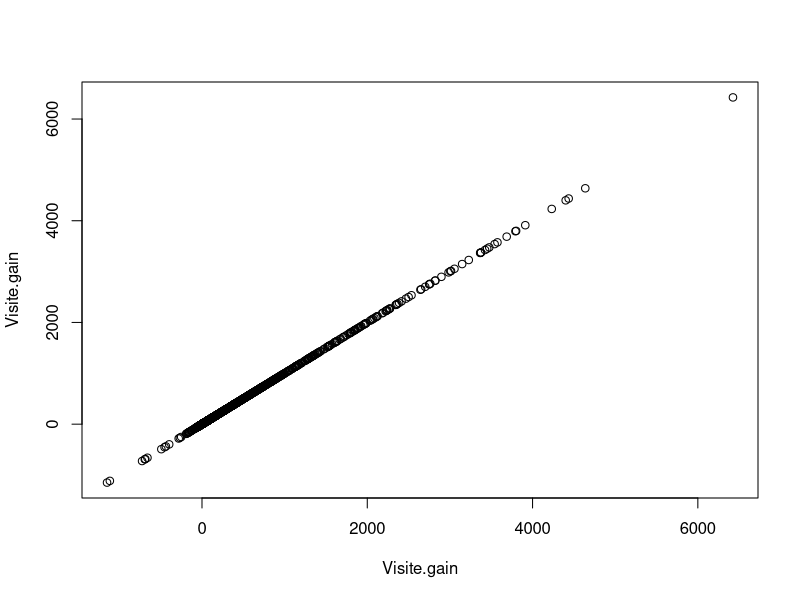
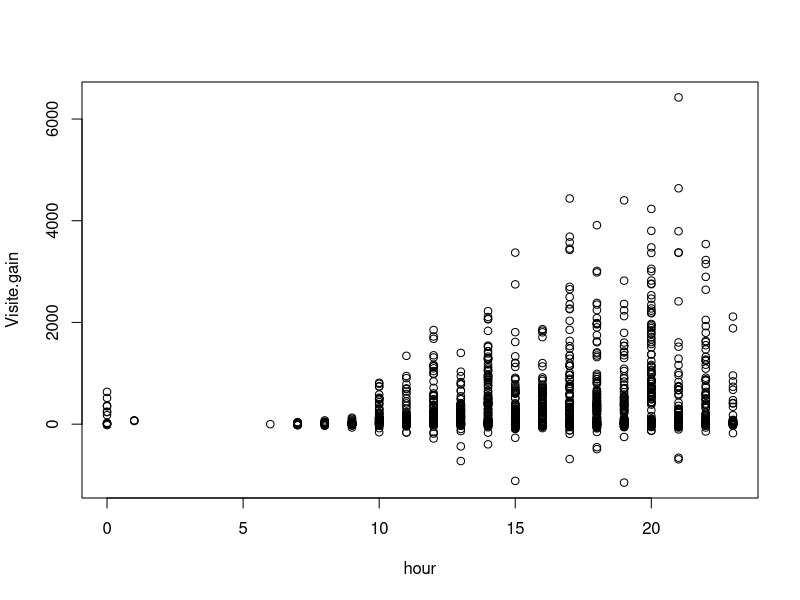
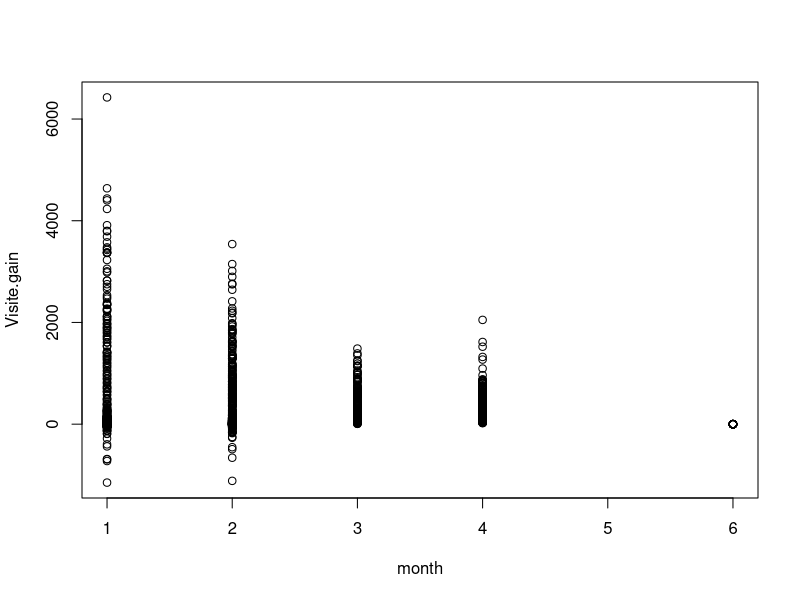
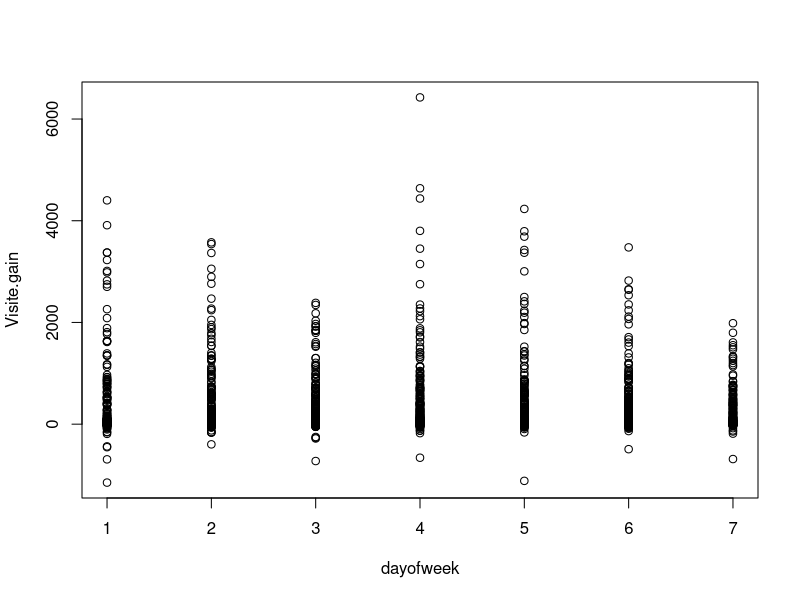
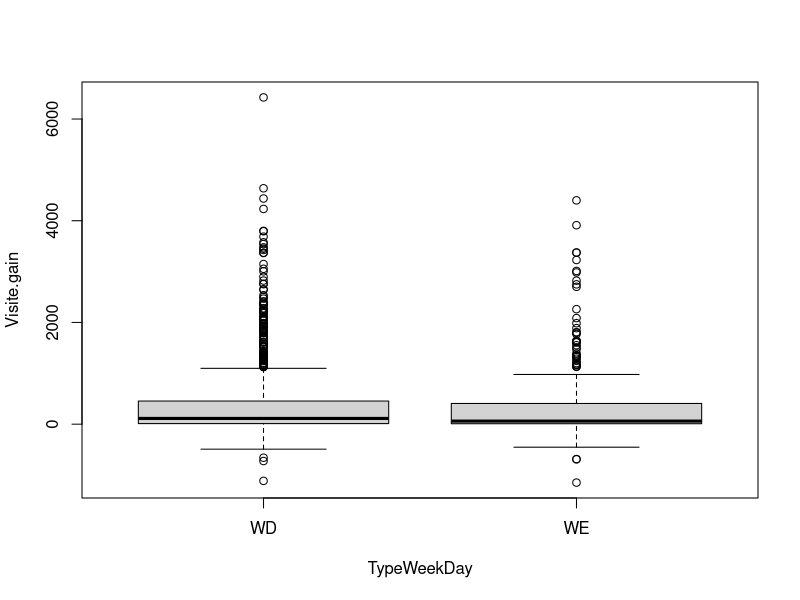
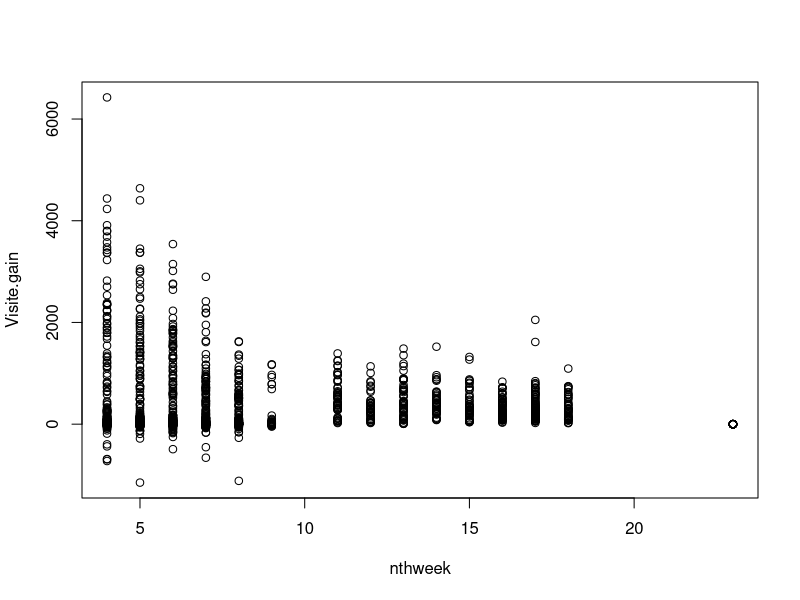
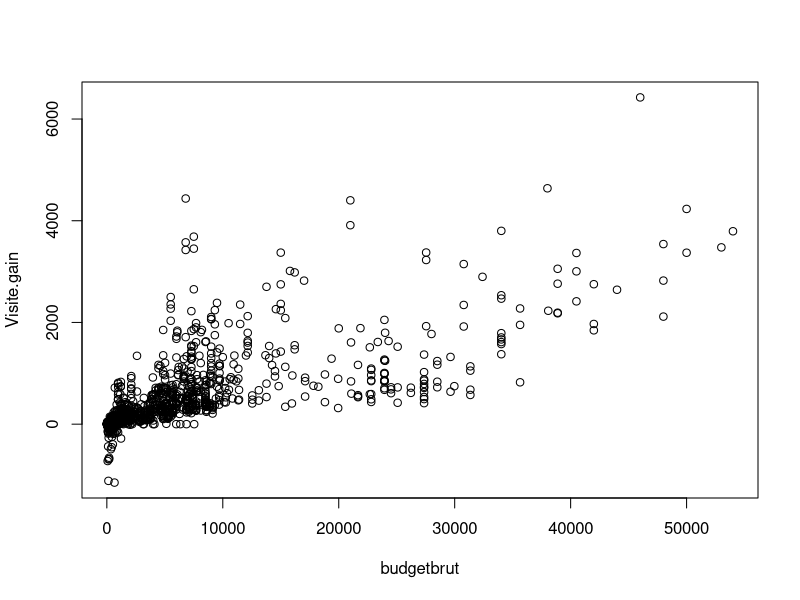
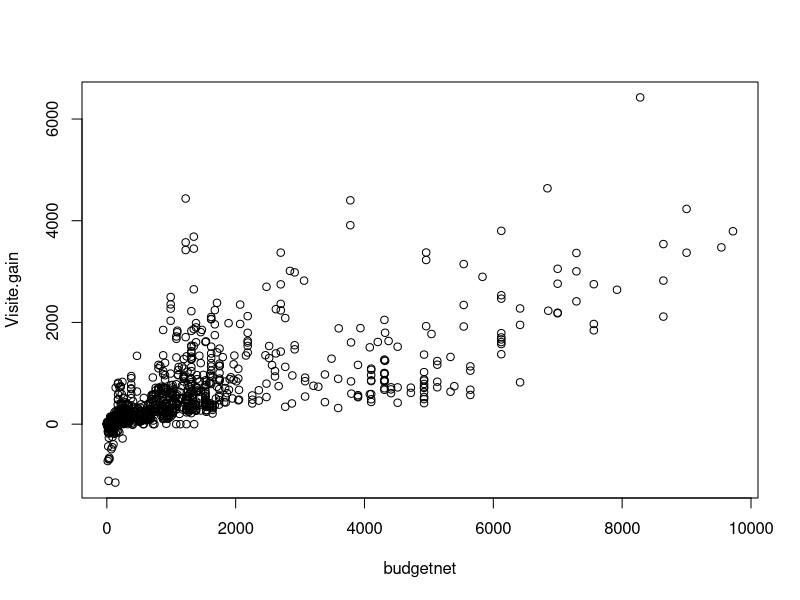

Here is the R script that generated these plots, in order: (Note: this script raises an error after producing the figures.)
library(ggplot2)
library(lattice)
library(caret)

#init
data <- read.csv("tidyData.csv",header=TRUE)
FulldataSize <- nrow(data)
data <- data[1:FulldataSize,]



#convert to factors  
#,"dayofweek"
cf <- c("date","TypeWeekDay","channel","DAYPART","crea","length"
        ,"tav","tavtap","emav","emap","screen")
data[,cf]<- lapply(data[,cf], as.factor) 

#select features
sf1 <- c("date","Visite.gain","cumGrpRefTotal","hour","DAYPART"
         ,"budgetbrut","budgetnet","grp","grpref","month","dayofweek","TypeWeekDay","length",
         "channel","nthweek","tavtap","cumGrpRef","cumGrp","cumGrpTotal")

sf2 <- c("Visite.gain","hour","month","dayofweek","TypeWeekDay","nthweek"
         ,"budgetbrut","budgetnet","MMDAYPART","length","channel","DAYPART"
         ,"visitByhour","tavtap","grp","grpref","cumGrpRef","cumGrp","cumGrpTotal","cumGrpRefTotal")
#,"crea"
data <- data[,sf1]
data$index <- 1:FulldataSize
index<-1:FulldataSize
traningSize <- as.integer(0.81 * FulldataSize)
subdata <- data[1:FulldataSize,c(-1)]
print (names(subdata))
for (i in sf2){
  plot(subdata[,i],subdata$Visite.gain,type = 'p',xlab=i,ylab='Visite.gain')
  #plot(log(subdata[,i]),log(subdata$Visite.gain),type = 'p',xlab=i,ylab='Visite.gain')
   print(table(subdata[,i]))
  cat ("Press [enter] to continue");line <- readline()
}